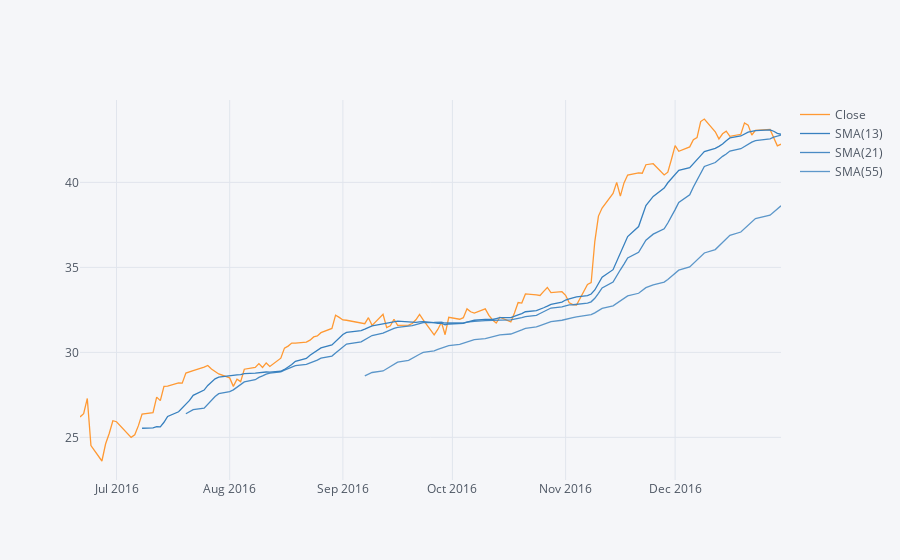

The notebook cell this image was saved under:
### Markdown cell above
** create a Simple Moving Averages plot of Morgan Stanley for the year 2016.**

### Code cell
MS['Close'].ix['2016-01-01':'2017-01-01'].ta_plot(study='sma',periods=[13,21,55],title='Simple Moving Averages')

### Figure 1 — Plotly figure (JSON) as saved in the notebook; plotly's stock layout.template omitted (floating-point values rounded to 4 significant figures; data arrays with more than 128 entries replaced by an {"elided": "..."} marker saying what was removed)
{"data": [{"line": {"color": "rgba(255, 153, 51, 1.0)", "dash": "solid", "shape": "linear", "width": 1.3}, "mode": "lines", "name": "Close", "text": "", "type": "scatter", "x": {"elided": "135 str values"}, "y": {"elided": "135 float values"}}, {"line": {"color": "rgba(55, 128, 191, 1.0)", "dash": "solid", "shape": "linear", "width": 1.3}, "mode": "lines", "name": "SMA(13)", "text": "", "type": "scatter", "x": {"elided": "135 str values"}, "y": {"elided": "135 mixed values"}}, {"line": {"color": "rgba(55, 128, 191, 0.8999999999999999)", "dash": "solid", "shape": "linear", "width": 1.3}, "mode": "lines", "name": "SMA(21)", "text": "", "type": "scatter", "x": {"elided": "135 str values"}, "y": {"elided": "135 mixed values"}}, {"line": {"color": "rgba(55, 128, 191, 0.7999999999999998)", "dash": "solid", "shape": "linear", "width": 1.3}, "mode": "lines", "name": "SMA(55)", "text": "", "type": "scatter", "x": {"elided": "135 str values"}, "y": {"elided": "135 mixed values"}}], "layout": {"legend": {"bgcolor": "#F5F6F9", "font": {"color": "#4D5663"}}, "paper_bgcolor": "#F5F6F9", "plot_bgcolor": "#F5F6F9", "title": {"font": {"color": "#4D5663"}}, "xaxis": {"gridcolor": "#E1E5ED", "showgrid": true, "tickfont": {"color": "#4D5663"}, "title": {"font": {"color": "#4D5663"}, "text": ""}, "zerolinecolor": "#E1E5ED"}, "yaxis": {"gridcolor": "#E1E5ED", "showgrid": true, "tickfont": {"color": "#4D5663"}, "title": {"font": {"color": "#4D5663"}, "text": ""}, "zerolinecolor": "#E1E5ED"}}}
